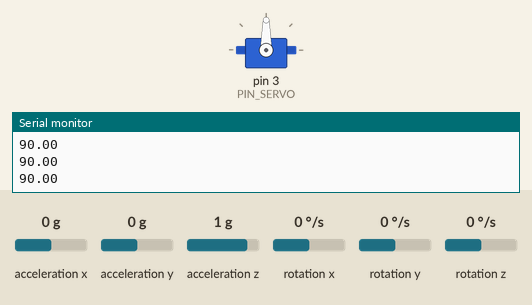
This sketch was run on a simulated Arduino Uno, built with avr-gcc and run on an emulated ATmega328P. Parts: servo, the last lines printed to the serial monitor. Inputs (shaded band) come from the test bench; at power-on: rotation z 0 °/s, acceleration x 0 g, acceleration y 0 g, acceleration z 1 g, rotation x 0 °/s, rotation y 0 °/s.

Above: at 6.2 s.
6.3 s: rotation z set to -192 °/s
At 7.6 s:
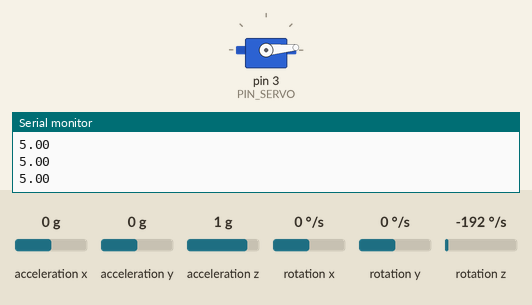
8.2 s: rotation z set to 192 °/s
At 11.0 s:
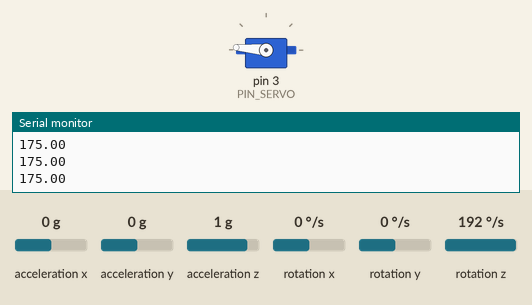
11.2 s: rotation z set to -100 °/s
At 12.55 s:
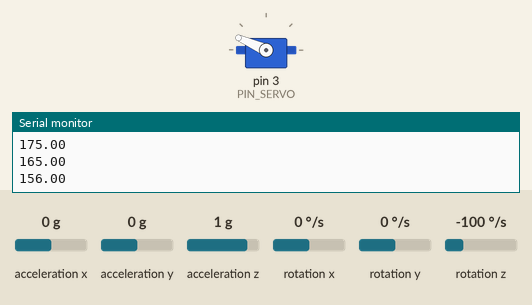
14.2 s: rotation z set to 100 °/s
At 14.35 s:
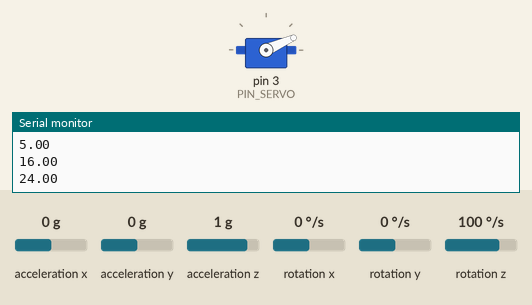
Timing chart, 0 to 17.4 s (numbered marks = the images above; inputs shaded):
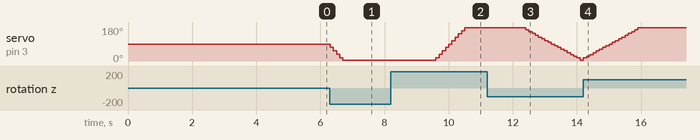

The sketch:

09_MPU6050_SERVO.ino
```cpp
#include <Servo.h>
#define PIN_SERVO 3
Servo servo;

#include <MPU6050_tockn.h>
#include <Wire.h>

MPU6050 mpu6050(Wire);
float angleZ = 0.0;

unsigned long prevMillis = 0;
const int inteval = 100;


void setup() {
  Serial.begin(9600);
  Wire.begin();
  mpu6050.begin();
  mpu6050.calcGyroOffsets(true);

  servo.attach(PIN_SERVO);
  Serial.println("\nServo 90 setting");
  servo.write(90);
  delay(2000);
}

void loop() {
  unsigned long currMillis = millis();
  if (currMillis - prevMillis >= inteval) {
    prevMillis = currMillis;

    mpu6050.update();
    float angleZ = mpu6050.getAngleZ();

    //서보모터 움직이기
    // +80 ~ -90
    angleZ = map(int(angleZ), -90, 90, 5, 175);
    angleZ = constrain(angleZ, 5, 175);
    Serial.println(angleZ);
    servo.write(angleZ);
  }
}
```

Measured:
- after the input at 6.3 s, servo on pin 3 (PIN_SERVO): moves from 90° to 5° over 0.40 s, starting at once
- after the input at 8.2 s, servo on pin 3 (PIN_SERVO): moves from 5° to 175° over 0.90 s, starting after 1.4 s
- after the input at 11.2 s, servo on pin 3 (PIN_SERVO): moves from 175° to 5° over 1.7 s, starting after 1.2 s
- after the input at 14.2 s, servo on pin 3 (PIN_SERVO): moves from 5° to 175° over 1.7 s, starting at once
